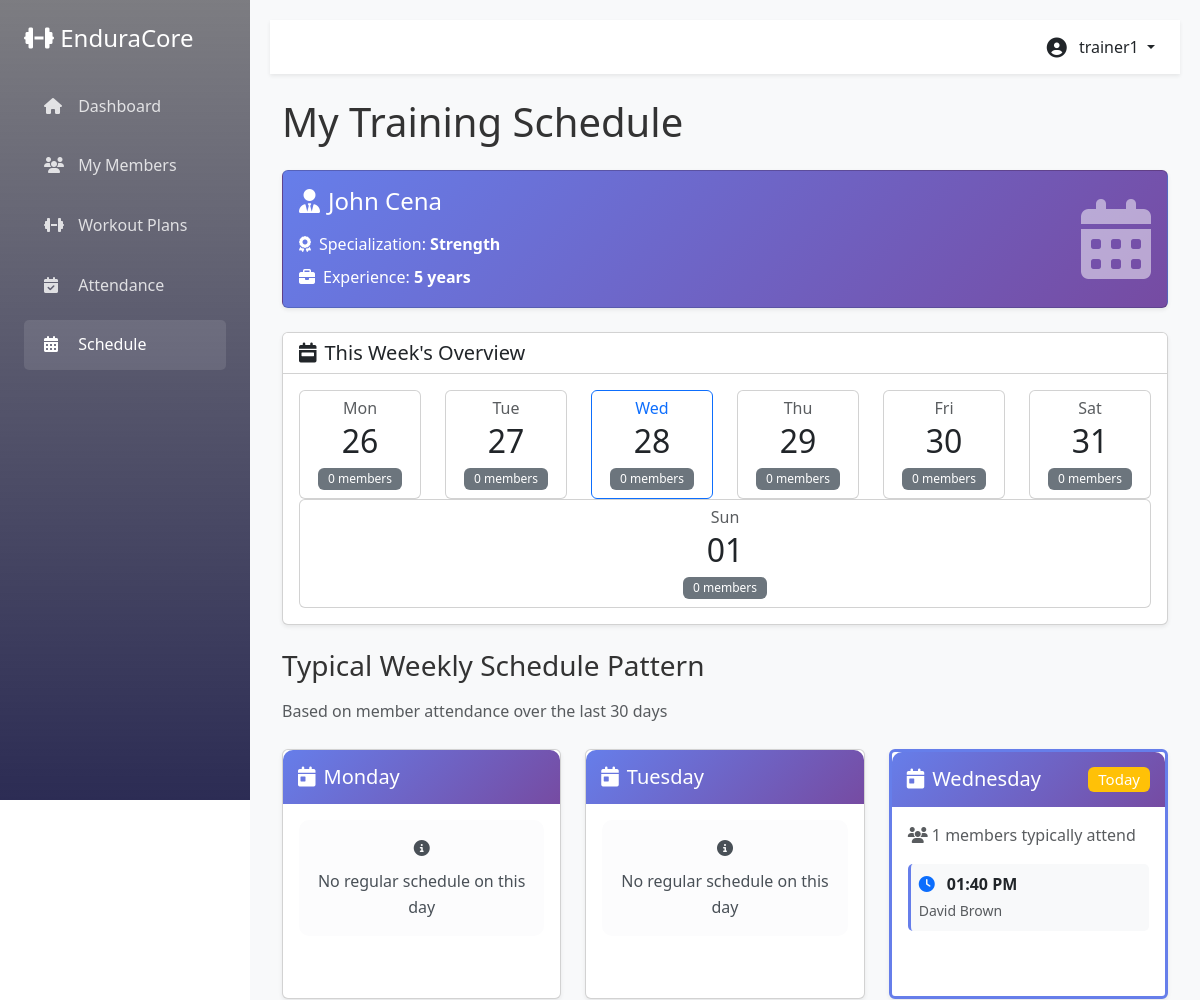
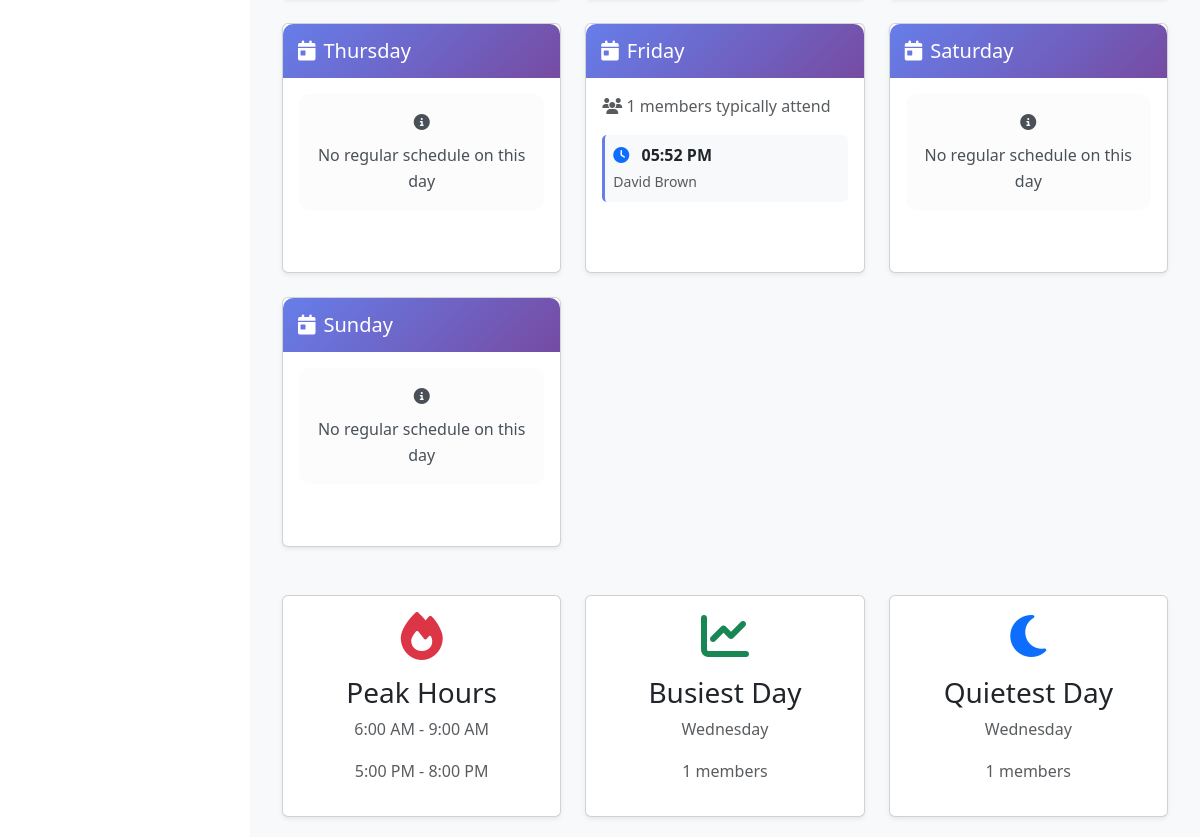
/trainer/schedule.php (signed in), run on the app's committed database (2 pictures, top to bottom).
### tables this page shows
CREATE TABLE `trainer` (
  `trainer_id` int(11) NOT NULL,
  `account_id` int(11) DEFAULT NULL,
  `trainer_name` varchar(100) NOT NULL,
  `specialization` enum('Strength','Cardio','Yoga','CrossFit','General') DEFAULT NULL,
  `experience_years` int(11) DEFAULT NULL,
  `phone` varchar(20) DEFAULT NULL
);

### trainer/schedule.php (the view, shortened to what this page needs)
<?php
require_once '../config/db_config.php';
$account_id = $_SESSION['user_id'];
$trainer_query = "SELECT * FROM TRAINER WHERE account_id = ?";
$stmt = $conn->prepare($trainer_query);
$stmt->bind_param("i", $account_id);
$stmt->execute();
$trainer = $stmt->get_result()->fetch_assoc();
$trainer_id = $trainer['trainer_id'];
$week_days = ['Monday', 'Tuesday', 'Wednesday', 'Thursday', 'Friday', 'Saturday', 'Sunday'];
$schedule_data = [];
foreach ($week_days as $day) {
    $day_number = date('N', strtotime("this $day"));
    $day_query = "SELECT DISTINCT m.member_name, a.check_in
                  FROM MEMBER m
                  JOIN ATTENDANCE a ON m.member_id = a.member_id
                  JOIN member_workout_plan mwp ON m.member_id = mwp.member_id
                  JOIN WORKOUT_PLAN wp ON mwp.plan_id = wp.plan_id
                  WHERE wp.trainer_id = ?
                  AND DAYOFWEEK(a.attendance_date) = ?
                  AND a.attendance_date >= DATE_SUB(CURDATE(), INTERVAL 30 DAY)
                  ORDER BY a.check_in
                  LIMIT 10";
    $stmt = $conn->prepare($day_query);
    $mysql_day = ($day_number % 7) + 1;
    $stmt->bind_param("ii", $trainer_id, $mysql_day);
    $stmt->execute();
    $result = $stmt->get_result();
    $schedule_data[$day] = [];
    while ($row = $result->fetch_assoc()) {
        $schedule_data[$day][] = $row;
    }
}
$week_start = date('Y-m-d', strtotime('monday this week'));
$week_attendance_map = [];
?>
<!DOCTYPE html>
<html lang="en">
<head>
    <link href="https://cdn.jsdelivr.net/npm/bootstrap@5.3.0/dist/css/bootstrap.min.css" rel="stylesheet">
    <link rel="stylesheet" href="https://cdnjs.cloudflare.com/ajax/libs/font-awesome/6.4.0/css/all.min.css">
    <link rel="stylesheet" href="../css/style.css">
</head>
<body>
    <div class="d-flex">
        <?php include '../partials/sidebar.php'; ?>
        <div class="main-content flex-grow-1">
            <?php include '../partials/header.php'; ?>
            <div class="container-fluid">
                <h1 class="mb-4">My Training Schedule</h1>
                <div class="card shadow-sm mb-4" style="background: linear-gradient(135deg, #667eea, #764ba2);">
                    <div class="card-body text-white">
                        <div class="row align-items-center">
                            <div class="col-md-8">
                                <h4 class="mb-3"><i class="fas fa-user-tie me-2"></i><?php echo htmlspecialchars($trainer['trainer_name']); ?></h4>
                                <p class="mb-2"><i class="fas fa-award me-2"></i>Specialization: <strong><?php echo $trainer['specialization']; ?></strong></p>
                                <p class="mb-0"><i class="fas fa-briefcase me-2"></i>Experience: <strong><?php echo $trainer['experience_years']; ?> years</strong></p>
                            </div>
                            <div class="col-md-4 text-end">
                                <i class="fas fa-calendar-alt fa-5x opacity-50"></i>
                            </div>
                        </div>
                    </div>
                </div>
                <div class="card shadow-sm mb-4">
                    <div class="card-header bg-white">
                        <h5 class="mb-0"><i class="fas fa-calendar-week me-2"></i>This Week's Overview</h5>
                    </div>
                    <div class="card-body">
                        <div class="row text-center">
                            <?php
                            $current_date = strtotime($week_start);
                            for ($i = 0; $i < 7; $i++):
                                $date = date('Y-m-d', $current_date);
                                $day_name = date('D', $current_date);
                                $day_date = date('d', $current_date);
                                $is_today = ($date == date('Y-m-d'));
                                $count = isset($week_attendance_map[$date]) ? $week_attendance_map[$date] : 0;
                                $current_date = strtotime('+1 day', $current_date);
                            ?>
                                <div class="col">
                                    <div class="card <?php echo $is_today ? 'border-primary' : ''; ?>">
                                        <div class="card-body p-2">
                                            <h6 class="mb-1 <?php echo $is_today ? 'text-primary' : 'text-muted'; ?>"><?php echo $day_name; ?></h6>
                                            <div class="h2 mb-1"><?php echo $day_date; ?></div>
                                            <span class="badge <?php echo $count > 0 ? 'bg-success' : 'bg-secondary'; ?>">
                                                <?php echo $count; ?> members
                                            </span>
                                        </div>
                                    </div>
                                </div>
                            <?php endfor; ?>
                        </div>
                    </div>
                </div>
                <h3 class="mb-3">Typical Weekly Schedule Pattern</h3>
                <p class="text-muted mb-4">Based on member attendance over the last 30 days</p>
                <div class="row">
                    <?php foreach ($week_days as $day): ?>
                        <div class="col-md-6 col-lg-4 mb-4">
                            <div class="card schedule-card shadow-sm <?php echo (date('l') == $day) ? 'current-day' : ''; ?>">
                                <div class="day-header">
                                    <h5 class="mb-0">
                                        <i class="fas fa-calendar-day me-2"></i><?php echo $day; ?>
                                        <?php if (date('l') == $day): ?>
                                            <span class="badge bg-warning float-end">Today</span>
                                        <?php endif; ?>
                                    </h5>
                                </div>
                                <div class="card-body">
                                    <?php if (!empty($schedule_data[$day])): ?>
                                        <p class="text-muted mb-3">
                                            <i class="fas fa-users"></i> <?php echo count($schedule_data[$day]); ?> members typically attend
                                        </p>
                                        <?php foreach ($schedule_data[$day] as $slot): ?>
                                            <div class="time-slot">
                                                <i class="fas fa-clock text-primary me-2"></i>
                                                <strong><?php echo date('h:i A', strtotime($slot['check_in'])); ?></strong>
                                                <br>
                                                <small class="text-muted"><?php echo htmlspecialchars($slot['member_name']); ?></small>
                                            </div>
                                        <?php endforeach; ?>
                                    <?php else: ?>
                                        <div class="alert alert-light text-center mb-0">
                                            <i class="fas fa-info-circle"></i>
                                            <p class="mb-0 mt-2">No regular schedule on this day</p>
                                        </div>
                                    <?php endif; ?>
                                </div>
                            </div>
                        </div>
                    <?php endforeach; ?>
                </div>
                <div class="row mt-4">
                    <div class="col-md-4">
                        <div class="card shadow-sm">
                            <div class="card-body text-center">
                                <i class="fas fa-fire text-danger fa-3x mb-3"></i>
                                <h3>Peak Hours</h3>
                                <p class="text-muted">6:00 AM - 9:00 AM</p>
                                <p class="text-muted">5:00 PM - 8:00 PM</p>
                            </div>
                        </div>
                    </div>
                    <div class="col-md-4">
                        <div class="card shadow-sm">
                            <div class="card-body text-center">
                                <i class="fas fa-chart-line text-success fa-3x mb-3"></i>
                                <h3>Busiest Day</h3>
                                <?php
                                $busiest = '';
                                $max_count = 0;
                                foreach ($schedule_data as $day => $slots) {
                                    if (count($slots) > $max_count) {
                                        $max_count = count($slots);
                                        $busiest = $day;
                                    }
                                }
                                ?>
                                <p class="text-muted"><?php echo $busiest ?: 'No data'; ?></p>
                                <p class="text-muted"><?php echo $max_count; ?> members</p>
                            </div>
                        </div>
                    </div>
                    <div class="col-md-4">
                        <div class="card shadow-sm">
                            <div class="card-body text-center">
                                <i class="fas fa-moon text-primary fa-3x mb-3"></i>
                                <h3>Quietest Day</h3>
                                <?php
                                $quietest = '';
                                $min_count = PHP_INT_MAX;
                                foreach ($schedule_data as $day => $slots) {
                                    $count = count($slots);
                                    if ($count > 0 && $count < $min_count) {
                                        $min_count = $count;
                                        $quietest = $day;
                                    }
                                }
                                ?>
                                <p class="text-muted"><?php echo $quietest ?: 'No data'; ?></p>
                                <p class="text-muted"><?php echo $min_count == PHP_INT_MAX ? 0 : $min_count; ?> members</p>
                            </div>
                        </div>
                    </div>
                </div>
            </div>
        </div>
    </div>
</body>
</html>

### css/style.css (style rules this page uses)
:root { --primary-color: #667eea; --secondary-color: #764ba2; --success-color: #28a745; --danger-color: #dc3545; --warning-color: #ffc107; --info-color: #1722b8; --dark-color: #0c0c1589; --light-color: #f8f9fa; }
* { margin: 0; padding: 0; box-sizing: border-box; }
body { font-family: 'Segoe UI', Tahoma, Geneva, Verdana, sans-serif; line-height: 1.6; color: #333; }
.card { transition: transform 0.3s ease, box-shadow 0.3s ease; }
.main-content { margin-left: 250px; padding: 20px; background: #f8f9fa; min-height: 100vh; }
.badge { padding: 5px 10px; font-weight: 500; }
.alert { border-radius: 10px; border: none; }
.schedule-card { min-height: 250px; transition: all 0.3s ease; }
.time-slot { background: #f8f9fa; padding: 8px; margin: 5px 0; border-radius: 5px; border-left: 3px solid #667eea; }
.day-header { background: linear-gradient(135deg, #667eea, #764ba2); color: white; padding: 15px; border-radius: 10px 10px 0 0; }
.current-day { border: 3px solid #667eea; }

### data on the page
trainer: trainer_name "John Cena", specialization "Strength", experience_years "5"

### other printed values
$_SESSION['username'] "trainer1"
$day_name "Mon"
$day_date "26"
$count "0"
$day_name "Tue"
$day_date "27"
$day_name "Wed"
$day_date "28"
$day_name "Thu"
$day_date "29"
$day_name "Fri"
$day_date "30"
$day_name "Sat"
$day_date "31"
$day_name "Sun"
